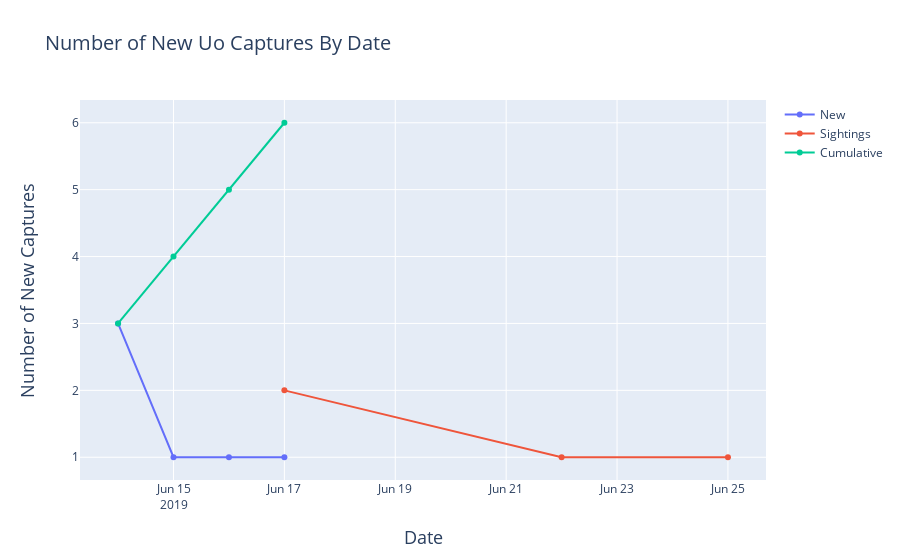

The notebook cell saved with this chart:
### Markdown cell above
## _Urosaurus ornatus_

### Code cell
species ='Uo'
# from datetime import datetime
New = go.Scatter(x=nCaptures.loc[nCaptures.Species==species].Date.sort_values(), 
                y=nCaptures.loc[nCaptures.Species==species].Painted,
               mode = 'lines+markers',  name = 'New')
Sighting =  go.Scatter(x=nCaptures.loc[nCaptures.Species==species].Date.sort_values(), 
                y=nCaptures.loc[nCaptures.Species==species].Sighting,
               mode = 'lines+markers',  name = 'Sightings')
Cumulative =  go.Scatter(x=nCaptures.loc[nCaptures.Species==species].Date.sort_values(), 
                y=nCaptures.loc[nCaptures.Species==species].cumulativeNew,
               mode = 'lines+markers',  name = 'Cumulative')

data = [New,Sighting,Cumulative]
layout = go.Layout(
    title = 'Number of New {} Captures By Date'.format(species),
    titlefont = dict(
        size = 20),
    xaxis = dict(
#         dtick = 1,
        title = 'Date',
        titlefont = dict(
            size = 18)),
    yaxis = dict(
        title = 'Number of New Captures',
        titlefont = dict(
            size = 18)))
fig = go.Figure(
        data = data,
        layout = layout)
iplot(fig,
         filename = 'Number of New {} Captures By Date for {}.html'.format(species, year))

### Figure 1 — Plotly figure (JSON) as saved in the notebook; plotly's stock layout.template omitted (floating-point values rounded to 4 significant figures)
{"data": [{"mode": "lines+markers", "name": "New", "type": "scatter", "x": ["2019-06-14T00:00:00", "2019-06-15T00:00:00", "2019-06-16T00:00:00", "2019-06-17T00:00:00", "2019-06-22T00:00:00", "2019-06-25T00:00:00"], "y": [3, 1, 1, 1, null, null]}, {"mode": "lines+markers", "name": "Sightings", "type": "scatter", "x": ["2019-06-14T00:00:00", "2019-06-15T00:00:00", "2019-06-16T00:00:00", "2019-06-17T00:00:00", "2019-06-22T00:00:00", "2019-06-25T00:00:00"], "y": [null, null, null, 2, 1, 1]}, {"mode": "lines+markers", "name": "Cumulative", "type": "scatter", "x": ["2019-06-14T00:00:00", "2019-06-15T00:00:00", "2019-06-16T00:00:00", "2019-06-17T00:00:00", "2019-06-22T00:00:00", "2019-06-25T00:00:00"], "y": [3, 4, 5, 6, null, null]}], "layout": {"title": {"font": {"size": 20}, "text": "Number of New Uo Captures By Date"}, "xaxis": {"title": {"font": {"size": 18}, "text": "Date"}}, "yaxis": {"title": {"font": {"size": 18}, "text": "Number of New Captures"}}}}
